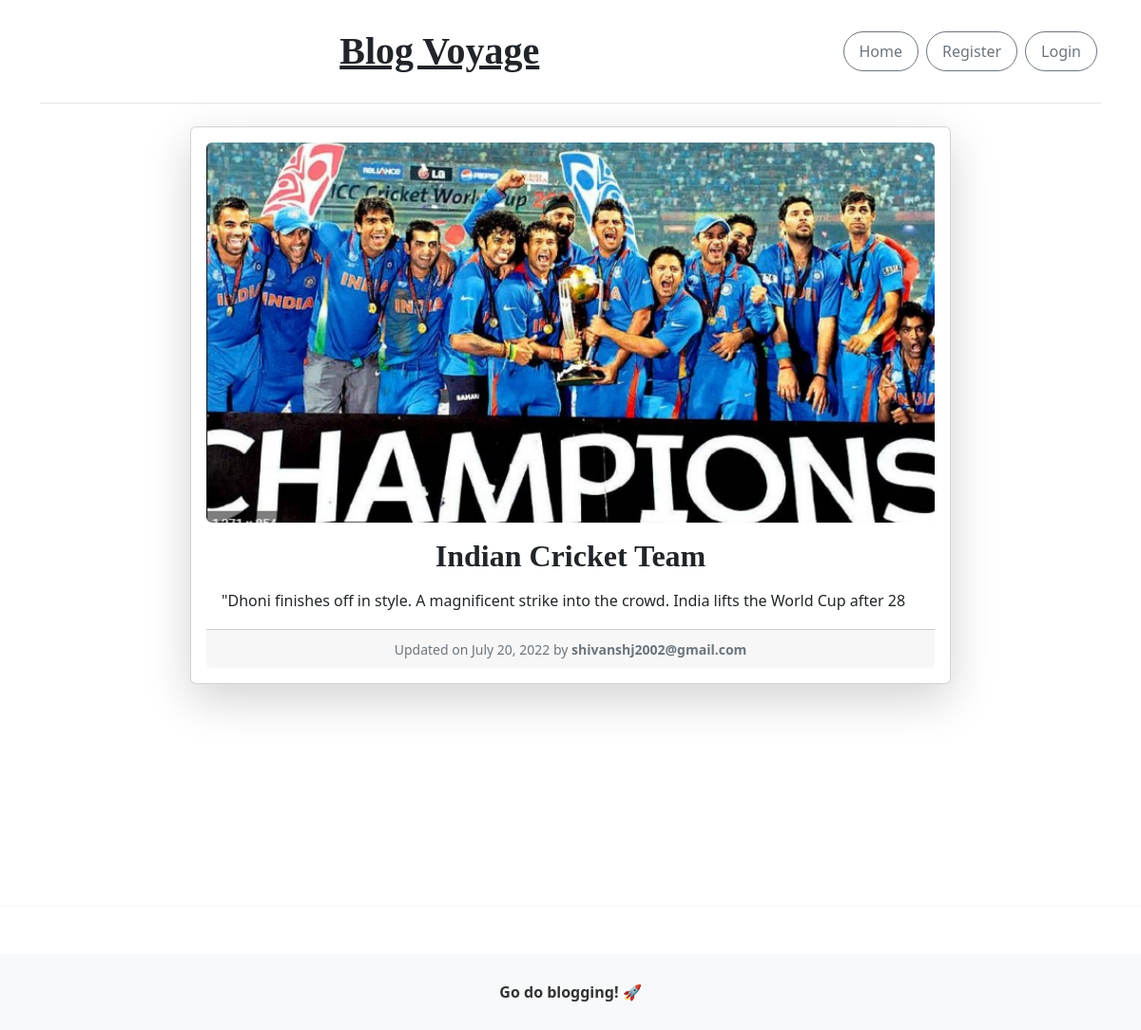
The page /blog/shivansh-indian-cricket-team/ on the database as committed earlier.
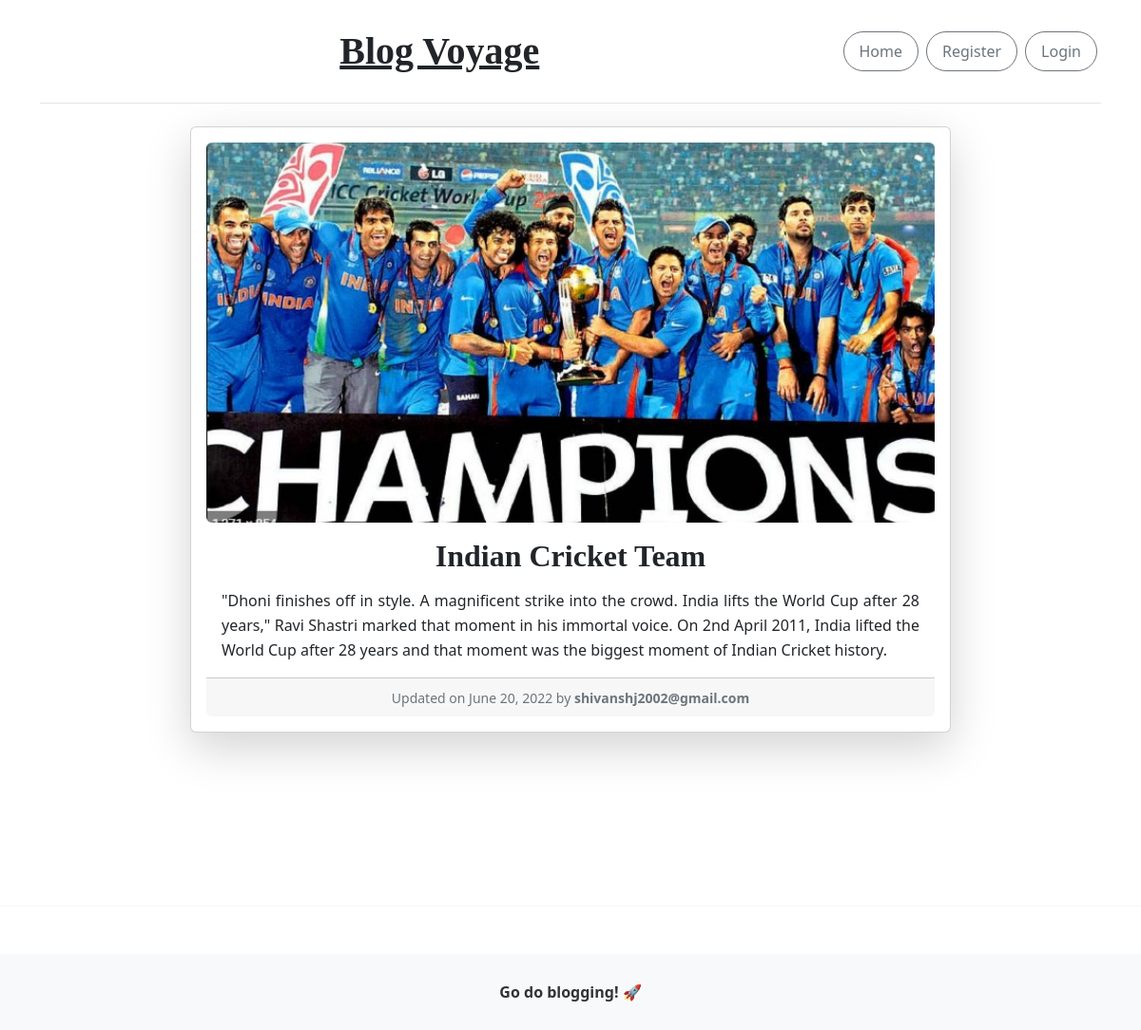
The same page on the database as committed later.
### blog/models.py (models this page shows, shortened)
class BlogPost(models.Model):
	title 					= models.CharField(max_length=50, null=False, blank=False)
	body 					= models.TextField(max_length=5000, null=False, blank=False)
	image		 			= models.ImageField(upload_to=upload_location, null=True, blank=True)
	date_published 			= models.DateTimeField(auto_now_add=True, verbose_name="date published")
	date_updated 			= models.DateTimeField(auto_now=True, verbose_name="date updated")
	author 					= models.ForeignKey(settings.AUTH_USER_MODEL, on_delete=models.CASCADE)
	slug 					= models.SlugField(blank=True, unique=True)

### account/models.py (models this page shows, shortened)
class Account(AbstractBaseUser):
    email           = models.EmailField(verbose_name="email", max_length=60, unique=True)
    username       = models.CharField(max_length=30, unique=True)
    date_joined     = models.DateTimeField(verbose_name='date joined', auto_now_add=True)
    last_login      = models.DateTimeField(verbose_name='last login', auto_now=True)
    is_admin        = models.BooleanField(default=False)
    is_active       = models.BooleanField(default=True)
    is_staff        = models.BooleanField(default=False)
    is_superuser    = models.BooleanField(default=False)
    USERNAME_FIELD = 'email'
    REQUIRED_FIELDS = ['username',]
    objects = MyAccountManager()
    def __str__(self):
        return self.email

### blog/views.py (the view)
# urls.py: path('<slug>/', detail_blog_view, name="detail"),
def detail_blog_view(request, slug):
    context = {}
    blog_post = get_object_or_404(BlogPost, slug=slug)
    context['blog_post'] = blog_post
    return render(request, 'blog/detail_blog.html', context)

### blog/templates/blog/detail_blog.html (shortened to what this page needs)
{% extends 'base.html' %}
{% block content %}
<div class="container d-flex justify-content-center mt-4">
    <div class="card shadow-lg p-3" style="max-width: 800px; width: 100%;">
        {% if blog_post.image %}
            <img src="{{ blog_post.image.url }}" class="card-img-top rounded" alt="Blog Post Image" style="max-height: 400px; object-fit: cover;">
        {% endif %}
        <div class="card-body">
            <h2 class="card-title text-center fw-bold">{{ blog_post.title }}</h2>
            <p class="card-text mt-3" style="text-align: justify; line-height: 1.6;">
                {{ blog_post.body|safe }}
            </p>
        </div>
        <div class="card-footer text-muted text-center">
            <small>Updated on {{ blog_post.date_updated|date:"F j, Y" }} by <strong>{{ blog_post.author }}</strong></small>
        </div>
    </div>
</div>
{% endblock content %}

### templates/base.html (shortened to what this page needs)
<!DOCTYPE html>
<html>
    <head>
        {% include 'snippets/header.html' %}
    </head>
    <body>
        <div class="main">
            {% block content %}
            {% endblock content %}
        </div>
        {% include 'snippets/footer.html' %}
    </body>
</html>

### templates/snippets/header.html (shortened to what this page needs)
<link href="https://cdn.jsdelivr.net/npm/bootstrap@5.2.0-beta1/dist/css/bootstrap.min.css" rel="stylesheet">
{% if request.user.is_authenticated %}
<div class="container">
    <header class="blog-header">
        <div class="header-row">
            <div class="header-column">
                <p class="m-0">Hello, {{ request.user.username }}</p>
            </div>
            <div class="header-column text-center">
                <a class="blog-header-logo text-dark" href="{% url 'home' %}">Blog Voyage</a>
            </div>
            <div class="header-right">
                <a class="btn btn-sm btn-outline-secondary btn-custom" href="{% url 'home' %}">Home</a>
                <a class="btn btn-sm btn-outline-secondary btn-custom" href="{% url 'account' %}">Account</a>
                <a class="btn btn-sm btn-outline-secondary btn-custom" href="{% url 'logout' %}">Logout</a>
            </div>
        </div>
    </header>
</div>
{% else %}
<div class="container">
    <header class="blog-header">
        <div class="header-row">
            <div class="header-column text-center">
                <a class="blog-header-logo text-dark" href="{% url 'home' %}">Blog Voyage</a>
            </div>
            <div class="header-right">
                <a class="btn btn-sm btn-outline-secondary btn-custom" href="{% url 'home' %}">Home</a>
                <a class="btn btn-sm btn-outline-secondary btn-custom" href="{% url 'register' %}">Register</a>
                <a class="btn btn-sm btn-outline-secondary btn-custom" href="{% url 'login' %}">Login</a>
            </div>
        </div>
    </header>
</div>
{% endif %}

### templates/snippets/footer.html (shortened to what this page needs)
<hr>
<div class="footer d-flex justify-content-center align-items-center">
    <p class="m-auto">Go do blogging! 🚀</p>
</div>

### templates/snippets/header.html (style rules this page uses)
.blog-header { border-bottom: 1px solid #e5e5e5; padding: 1.5rem 0; }
.blog-header-logo { font-family: "Playfair Display", Georgia, "Times New Roman", serif; font-size: 2.5rem; font-weight: bold; }
h1, h2, h3, h4, h5, h6 { font-family: "Playfair Display", Georgia, "Times New Roman", serif; }
.header-row { display: flex; justify-content: space-between; align-items: center; width: 100%; }
.header-column { display: flex; justify-content: center; align-items: center; }
.header-right { display: flex; justify-content: flex-end; align-items: center; }
.btn-custom { font-size: 1rem; padding: 0.5rem 1rem; margin: 0.25rem; border-radius: 25px; }

### templates/base.html (style rules this page uses)
.main { min-height: 100vh; height: 100%; }

### templates/snippets/footer.html (style rules this page uses)
.footer { min-height: 80px; background-color: #f8f9fa; color: #333; text-align: center; padding: 20px; margin-top: 50px; }
.footer p { margin: 0; font-size: 1rem; font-weight: bold; color: #333; }
hr { border-top: 1px solid #ddd; margin: 20px 0; }

Rows that differ between the two databases and show on the page:
changed BlogPost "Indian Cricket Team": body "\"Dhoni finishes off in style. A magnificent strike into the crowd. India lifts the World Cup after 28" → "…World Cup after 28 years,\" Ravi Shastri marked that moment in his immortal voice. On 2nd April 2011, India lifted the World Cup after 28 years and that moment was the biggest moment of Indian Cricket history."; date_updated "July 20, 2022" → "June 20, 2022"
